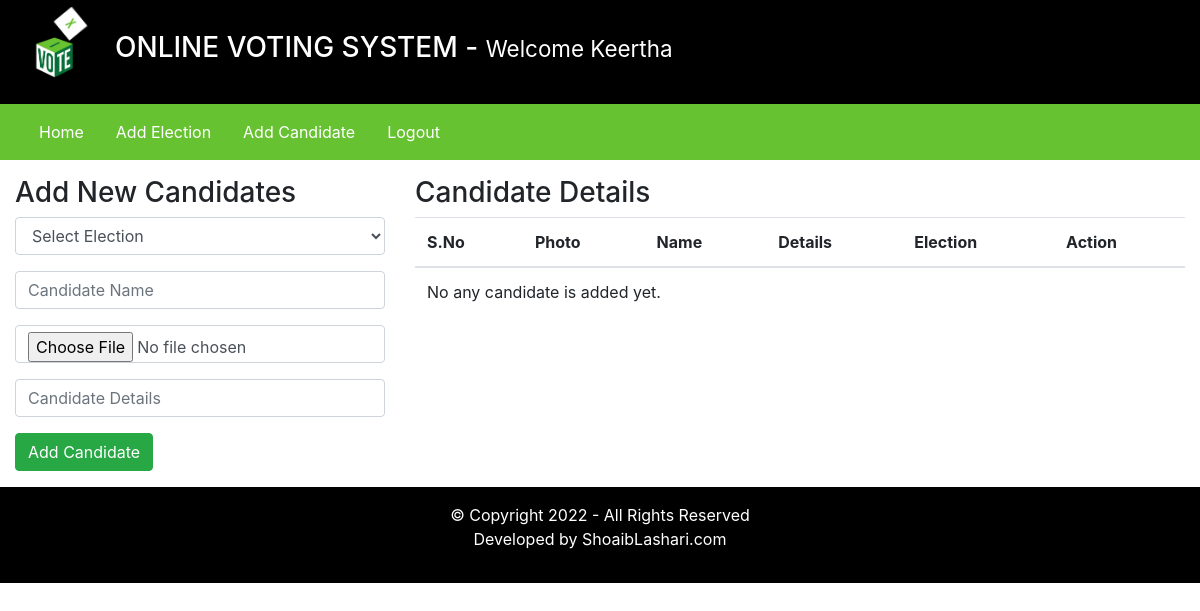
The page /admin/index.php?addCandidatePage=1 (signed in) on the database as committed earlier.
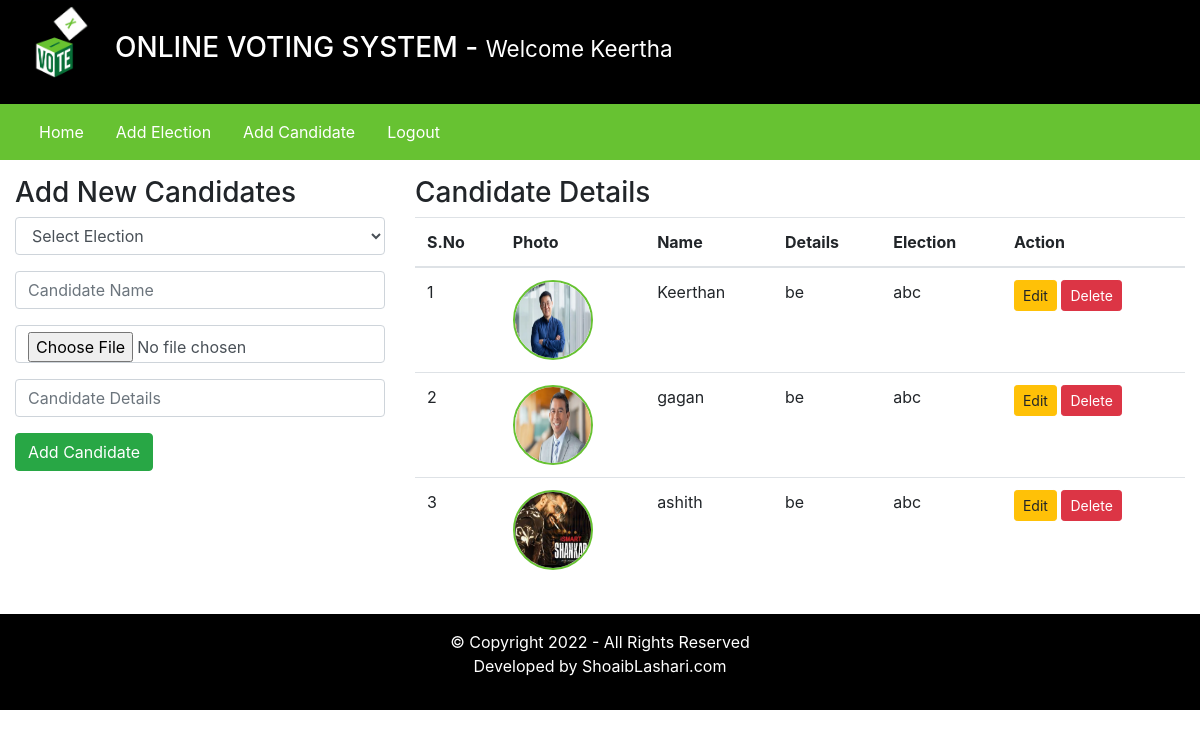
The same page on the database as committed later.
### tables this page shows
CREATE TABLE `candidate_details` (
  `id` int(11) NOT NULL,
  `election_id` int(11) DEFAULT NULL,
  `candidate_name` varchar(255) DEFAULT NULL,
  `candidate_details` text DEFAULT NULL,
  `candidate_photo` text DEFAULT NULL,
  `inserted_by` varchar(255) DEFAULT NULL,
  `inserted_on` date DEFAULT NULL
);

CREATE TABLE `elections` (
  `id` int(11) NOT NULL,
  `election_topic` varchar(255) DEFAULT NULL,
  `no_of_candidates` int(11) DEFAULT NULL,
  `starting_date` date DEFAULT NULL,
  `ending_date` date DEFAULT NULL,
  `status` varchar(45) DEFAULT NULL,
  `inserted_by` varchar(255) DEFAULT NULL,
  `inserted_on` date DEFAULT NULL
);

### admin/inc/add_candidates.php (the view, shortened to what this page needs)
<div class="row my-3">
    <div class="col-4">
        <h3>Add New Candidates</h3>
        <form method="POST" enctype="multipart/form-data">
            <div class="form-group">
                <select class="form-control" name="election_id" required>
                    <option value=""> Select Election </option>
                </select>
            </div>
            <div class="form-group">
                <input type="text" name="candidate_name" placeholder="Candidate Name" class="form-control" required />
            </div>
            <div class="form-group">
                <input type="file" name="candidate_photo" class="form-control" required />
            </div>
            <div class="form-group">
                <input type="text" name="candidate_details" placeholder="Candidate Details" class="form-control" required />
            </div>
            <input type="submit" value="Add Candidate" name="addCandidateBtn" class="btn btn-success" />
        </form>
    </div>
    <div class="col-8">
        <h3>Candidate Details</h3>
        <table class="table">
            <thead>
                <tr>
                    <th scope="col">S.No</th>
                    <th scope="col">Photo</th>
                    <th scope="col">Name</th>
                    <th scope="col">Details</th>
                    <th scope="col">Election</th>
                    <th scope="col">Action </th>
                </tr>
            </thead>
            <tbody>
                <?php
                    $fetchingData = mysqli_query($db, "SELECT * FROM candidate_details") or die(mysqli_error($db));
                    $isAnyCandidateAdded = mysqli_num_rows($fetchingData);
                    if($isAnyCandidateAdded > 0)
                    {
                        $sno = 1;
                        while($row = mysqli_fetch_assoc($fetchingData))
                        {
                            $election_id = $row['election_id'];
                            $fetchingElectionName = mysqli_query($db, "SELECT * FROM elections WHERE id = '". $election_id ."'") or die(mysqli_error($db));
                            $execFetchingElectionNameQuery = mysqli_fetch_assoc($fetchingElectionName);
                            $election_name = $execFetchingElectionNameQuery['election_topic'];
                            $candidate_photo = $row['candidate_photo'];
                ?>
                            <tr>
                                <td><?php echo $sno++; ?></td>
                                <td> <img src="<?php echo $candidate_photo; ?>" class="candidate_photo" />    </td>
                                <td><?php echo $row['candidate_name']; ?></td>
                                <td><?php echo $row['candidate_details']; ?></td>
                                <td><?php echo $election_name; ?></td>
                                <td>
                                    <a href="#" class="btn btn-sm btn-warning"> Edit </a>
                                    <a href="#" class="btn btn-sm btn-danger"> Delete </a>
                                </td>
                            </tr>
                <?php
                        }
                    }else {
            ?>
                        <tr>
                            <td colspan="7"> No any candidate is added yet. </td>
                        </tr>
            <?php
                    }
                ?>
            </tbody>
        </table>
    </div>
</div>

Rows that differ between the two databases and show on the page:
added candidate_details: candidate_photo (picture), candidate_name "Keerthan", candidate_details "be", election.election_topic "abc"
added candidate_details: candidate_photo (picture), candidate_name "gagan", candidate_details "be", election.election_topic "abc"
added candidate_details: candidate_photo (picture), candidate_name "ashith", candidate_details "be", election.election_topic "abc"
Other text that changed with them:
text no longer shown: "No any candidate is added yet."
